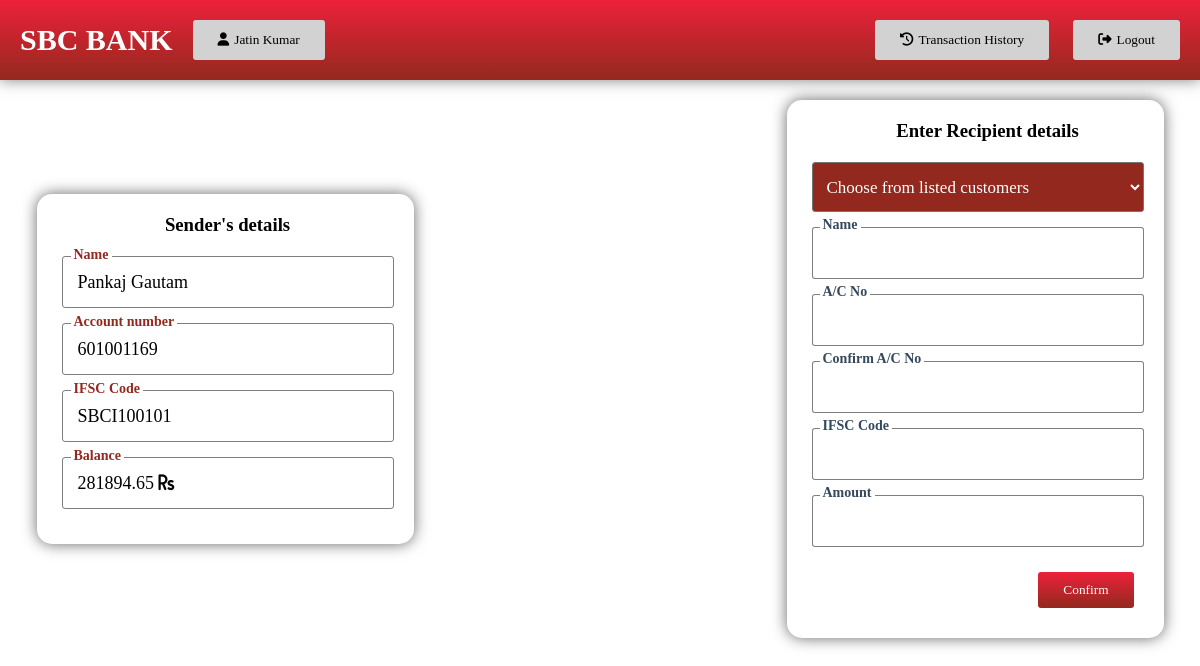
Screenshot of /transaction.php?c_id=5 (signed in) with the database file from the repository.
### tables this page shows
CREATE TABLE `customers` (
  `customer_id` int(100) NOT NULL,
  `name` varchar(50) NOT NULL,
  `account_num` varchar(20) NOT NULL,
  `IFSC_Code` varchar(10) NOT NULL,
  `email` varchar(40) NOT NULL,
  `contact_num` varchar(15) NOT NULL,
  `location` varchar(30) NOT NULL,
  `State` varchar(20) NOT NULL,
  `current_balance` double NOT NULL
);

### transaction.php (the view, shortened to what this page needs)
<?php
    require_once("connection.php");
    $name = '';
    $recipient_account_num = '';
    if(isset($_GET['c_id'])){
        $customer_id = $_GET['c_id'];
        $sql = "SELECT name, account_num, IFSC_Code, current_balance FROM customers WHERE customer_id='$customer_id'";
        $result = $conn->query($sql);
        if($result->num_rows == 1){
            $row = $result->fetch_assoc();
            $sender_name = $row['name'];
            $sender_acc_num = $row['account_num'];
            $sender_ifsc_code = $row['IFSC_Code'];
            $sender_balance = $row['current_balance'];
        }
        else {
            header('Location: index.php');
            $_SESSION['message'] = 'Invalid customer ID';
            $_SESSION['message-css'] = 'error-msg';
            exit;
        }
    }
    else{
        $_SESSION['message'] = 'Invalid customer ID';
        $_SESSION['message-css'] = 'error-msg';
        header('Location: index.php');
        exit;
    }
?>
<!DOCTYPE html>
<html lang="en">
<head>
    <link rel="stylesheet" href="public/CSS/styles.css">
    <link rel="stylesheet" href="public/CSS/transaction.css">
</head>
<body>
    <?php require 'includes/header.php'; ?>
        <div class="flex-row mt-20px pb-50px">
            <div class="child">
                <div class="flex-col trans-card z-index-10 shadow">
                    <h3 class="mb-20px t-c">
                        Sender's details
                    </h3>
                    <div class="sender-detail">
                        <label>Name </label>
                        <div><?php echo $sender_name; ?></div>
                    </div>
                    <div class="sender-detail">
                        <label>Account number </label>
                        <div><?php echo $sender_acc_num; ?></div>
                    </div>
                    <div class="sender-detail">
                        <label>IFSC Code </label>
                        <div><?php echo $sender_ifsc_code; ?></div>
                    </div>
                    <div class="sender-detail">
                        <label>Balance </label>
                        <div><?php echo $sender_balance; ?> <i class="fas fa-rupee-sign"></i></div>
                    </div>
                </div>
            </div>
            <div class="partition">
                <?php require 'includes/transfer-animation.php'; ?>
            </div>
            <div class="child">
                <div class="flex-col trans-card z-index-10 shadow">
                    <h3 class="mb-20px ml-20px t-c">
                    Enter Recipient details
                    </h3><?php
                        $sql = "SELECT * FROM customers ORDER BY name";
                        $result = $conn->query($sql);
                    ?>
                    <form id="transaction-form" action="" method="post" class="form">
                        <?php if($result->num_rows > 0){ ?>
                        <div class="input-container">
                            <select id="fetch-customer" class="custom-select">
                            <option value="">Choose from listed customers</option>
                            </select>
                        </div>
                        <?php } ?>
                        <div class="input-container">
                            <label for="name" >Name </label>
                            <input class="transaction-input" type="text" name="name" class="input" value="<?php echo $name; ?>">
                        </div>
                        <div class="input-container">
                            <label for="account_num">A/C No </label>
                            <input class="transaction-input" type="number" name="account_num" class="input" value="<?php echo $recipient_account_num; ?>">
                        </div>
                        <div class="input-container">
                            <label for="c_account_num">Confirm A/C No </label>
                            <input class="transaction-input" type="number" name="c_account_num" class="input" >
                        </div>
                        <div class="input-container">
                            <label for="ifsc_code">IFSC Code </label>
                            <input class="transaction-input" type="text" name="ifsc_code" class="input" >
                        </div>
                        <div class="input-container">
                            <label for="amount">Amount </label>
                            <input class="transaction-input" type="number" step="0.000001" name="amount" class="input" >
                        </div>
                        <div class="button-container">
                            <button id="make-transaction-btn" type="submit" class="button">Confirm</button>
                        </div>
                    </form>
                </div>
            </div>
        </div>
</body>
</html>

### Public/CSS/styles.css (style rules this page uses)
* { margin: 0; padding: 0; font-family: -webkit-pictograph; }
.child { flex: 1; display: flex; flex-direction: column; align-items: center; justify-content: center; }
.trans-card { background: white; border-radius: 15px; margin: 0px 35px; padding: 20PX; }
form { background: white; }
.input-container { position: relative; margin-bottom: 15px; }
.transaction-input { border : 0.5px solid rgba(0,0,0,0.5); border-radius: 3px; height: 50px; padding : 0px 15px; width: 300px; font-size : 18px; }
.input-container > label { position: absolute; left : 8px; top : -10px; background: white; padding : 0px 3px; color : #34495e; transition: 400ms; font-size: 14px; font-weight: 600; }
.sender-detail { display: flex; justify-content: flex-start; align-items: center; border : 0.5px solid rgba(0,0,0,0.5); border-radius: 3px; height: 50px; padding : 0px 15px; width: 300px; font-size : 18px; position: relative; margin-bottom: 15px; }
.sender-detail > label { position: absolute; left : 8px; top : -10px; background: white; padding : 0px 3px; color : #93291E; transition: 400ms; font-size: 14px; font-weight: 600; }
.button-container { display: flex; justify-content: flex-end; }
.button { padding: 10px 25px; border-radius: 3px; border: none; background: linear-gradient(#ED213A, #93291E); color: white; margin: 10px; }
.partition { display: flex; color: #ffffff; }
.shadow { box-shadow: 0px 0px 15px 0px rgb(0 0 0 / 60%); }
input[type=number] { -moz-appearance: textfield; }
.flex-row { display: flex; flex-direction: row; justify-content: center; }
.flex-col { padding-left: 25px; display: flex; flex-direction: column; }
.mb-20px { margin-bottom: 20px; }
.mt-20px { margin-top: 20px; }
.ml-20px { margin-left: 20px; }
.pb-50px { padding-bottom: 50px; }
.t-c { text-align: center; }
.z-index-10 { z-index: 10; }
.custom-select { width: 100%; height: 50px; padding: 0px 10px; border-radius: 3px; background: #93291E; color: white; font-size: 17px; }

### Public/CSS/transaction.css (style rules this page uses)
body { background: white; }

### rows the page displays
customers: name "Pankaj Gautam", account_num "601001169", IFSC_Code "SBCI100101", current_balance "281894.65"

### other values shown
$_SESSION['username'] "Jatin Kumar"
